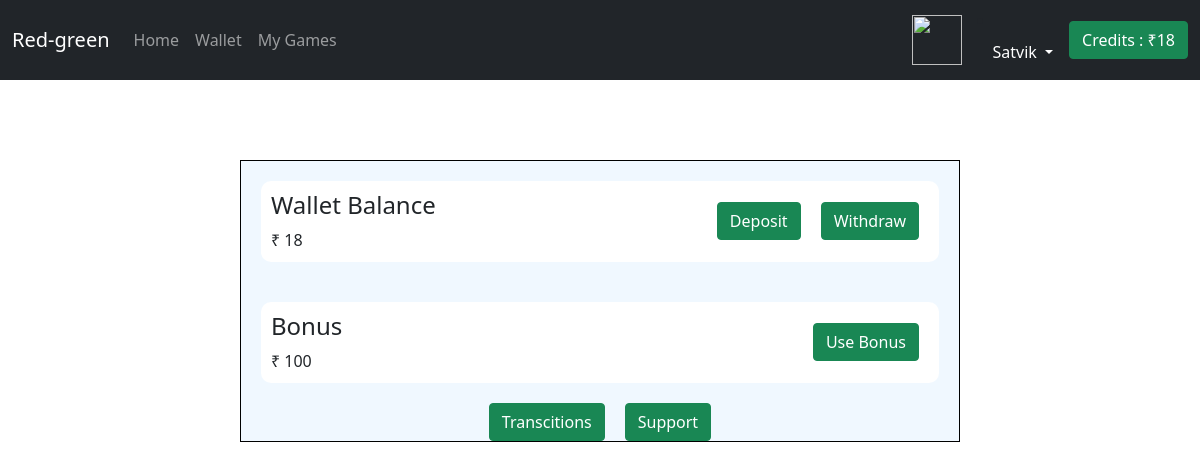
The page /wallet/ (signed in) on the database as committed earlier.
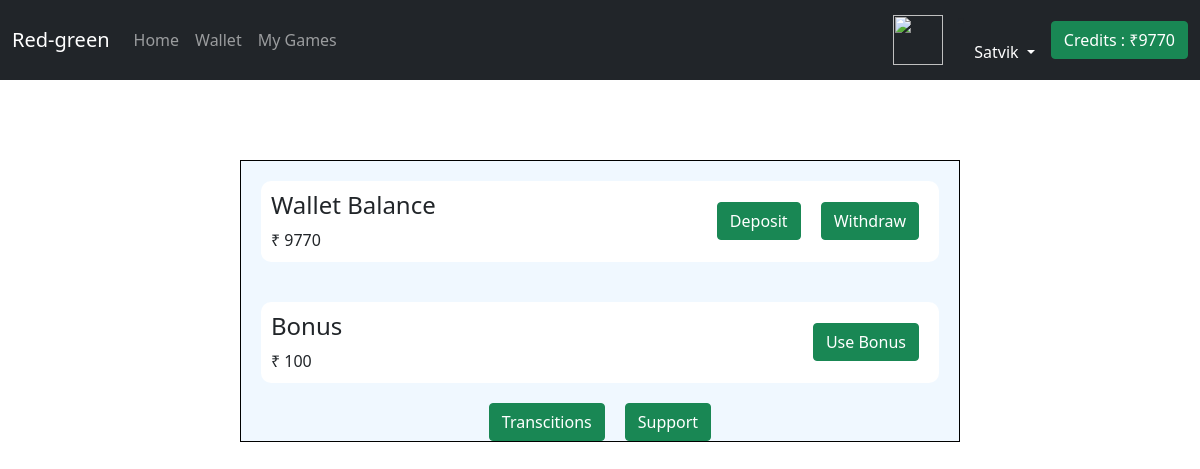
The same page on the database as committed later.
### app/models.py (models this page shows, shortened)
class Customer(models.Model):
    user=models.ForeignKey(User,on_delete=models.CASCADE)
    walletbalance=models.IntegerField()

### app/views.py (the view)
# urls.py: path('wallet/',views.wallet, name = "wallet"),
@login_required
def wallet(request):
    customer=Customer.objects.filter(user=request.user).first()
    return render(request, 'wallet.html',{'customer':customer})

### templates/wallet.html (shortened to what this page needs)
{% extends 'base.html' %}
{% block addcss %}
<link rel="stylesheet" href="../static/home.css">
{% endblock addcss %}
{% block body %}
<div class="container-wallet">
    <div class="balance">
      <div class="balance-info">
      <h4> Wallet Balance</h4>
      <span> ₹ {{customer.walletbalance}} </span>
      </div>
      <div class="wallet-buttons">
      <button class="btn btn-success" onclick= "showinput('deposit')">Deposit</button>
      <button class="btn btn-success" onclick= "showinput('widthraw')">Withdraw </button>
      </div>
    </div>
    <div class="balance">
      <div class="balance-info">
      <h4> Bonus</h4>
      <span> ₹ 100 </span>
      </div>
      <div class="wallet-buttons">
      <a href="/deposit"> <button class="btn btn-success" >Use Bonus</button></a>
      </div>
    </div>
    <div class="wallet-buttons">
        <a href="/transcitions"> <button class="btn btn-success" >Transcitions</button></a>
      <a href="/support"> <button class="btn btn-success" >Support</button></a>
    </div>
</div>
{% endblock body %}

### templates/base.html (shortened to what this page needs)
<!DOCTYPE html>
<html lang="en">
  <head>
    {% block addcss %}{% endblock addcss %}
    <link href="https://unpkg.com/tailwindcss@^2/dist/tailwind.min.css" rel="stylesheet">
    <link rel="stylesheet" href="https://cdn.jsdelivr.net/npm/bootstrap@5.1.0/dist/css/bootstrap.min.css">
  </head>
  <body>
    <nav class="navbar navbar-expand-lg navbar-dark bg-dark">
  <div class="container-fluid">
    <a class="navbar-brand" href="">Red-green</a>
    <div class="collapse navbar-collapse" id="navbarSupportedContent">
      <ul class="navbar-nav me-auto mb-2 mb-lg-0">
        <li class="nav-item">
          <a class="nav-link " aria-current="page" href="/">Home</a>
        </li>
        <li class="nav-item">
          <a class="nav-link" href="/wallet">Wallet</a>
        </li>
        <li class="nav-item">
          <a class="nav-link" href="/mygames">My Games</a>
        </li>
      </ul>
        {% if request.user.is_authenticated %}
        <a href="/profile"> <img style="width : 50px; height : 50px; border-radius 50%; margin: 0 15px;" src="https://cdn-icons-png.flaticon.com/512/3135/3135715.png"></a>
           <li class="nav-item dropdown ">
              <a class="nav-link dropdown-toggle text-white" href="#" id="profileDropdown" role="button" data-bs-toggle="dropdown" aria-expanded="false">
                {{request.user.username|capfirst}}
              </a>
            </li>
        <a href="/wallet"> <button class="btn btn-success" >Credits : ₹{{customer.walletbalance}}</button></a>
            {% endif %}
    </div>
  </div>
</nav>
    {% block body %} {% endblock body %}
  </body>
</html>

Rows that differ between the two databases and show on the page:
changed Customer: walletbalance "18" → "9770"
